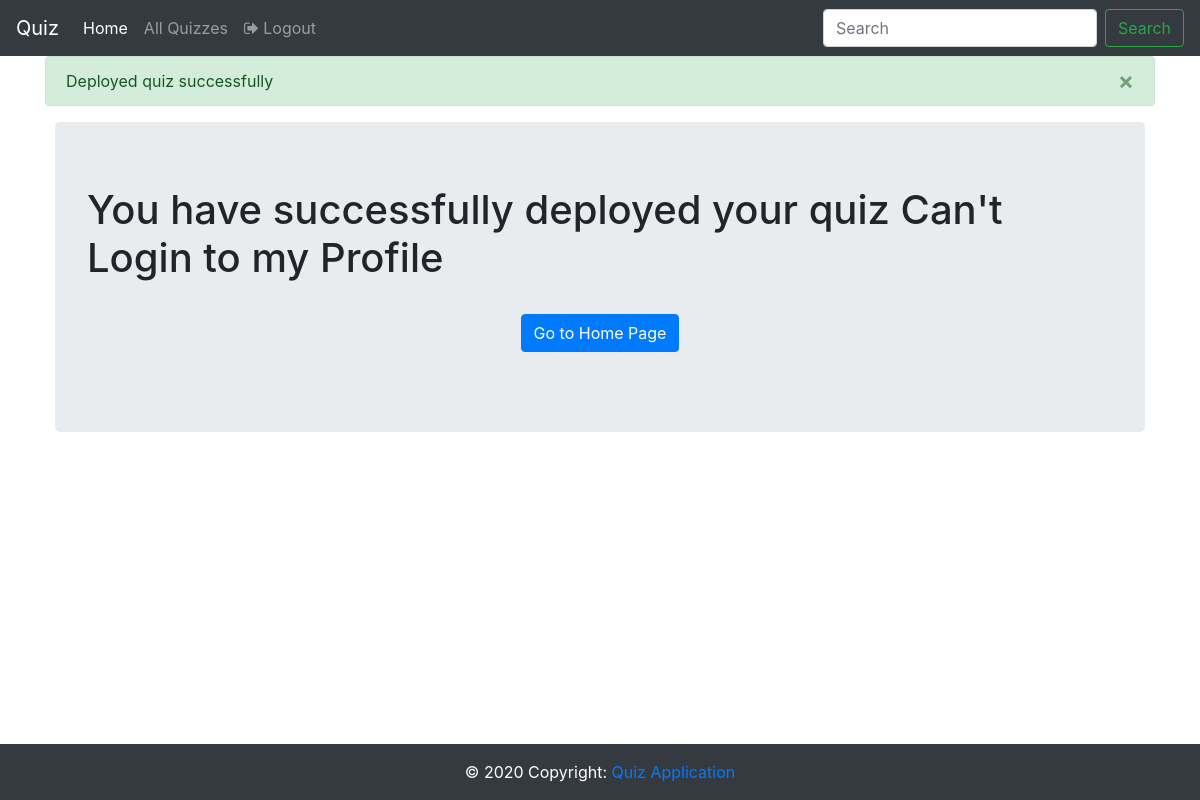
The app's page /quiz/quiz_complete/ (signed in), older data.
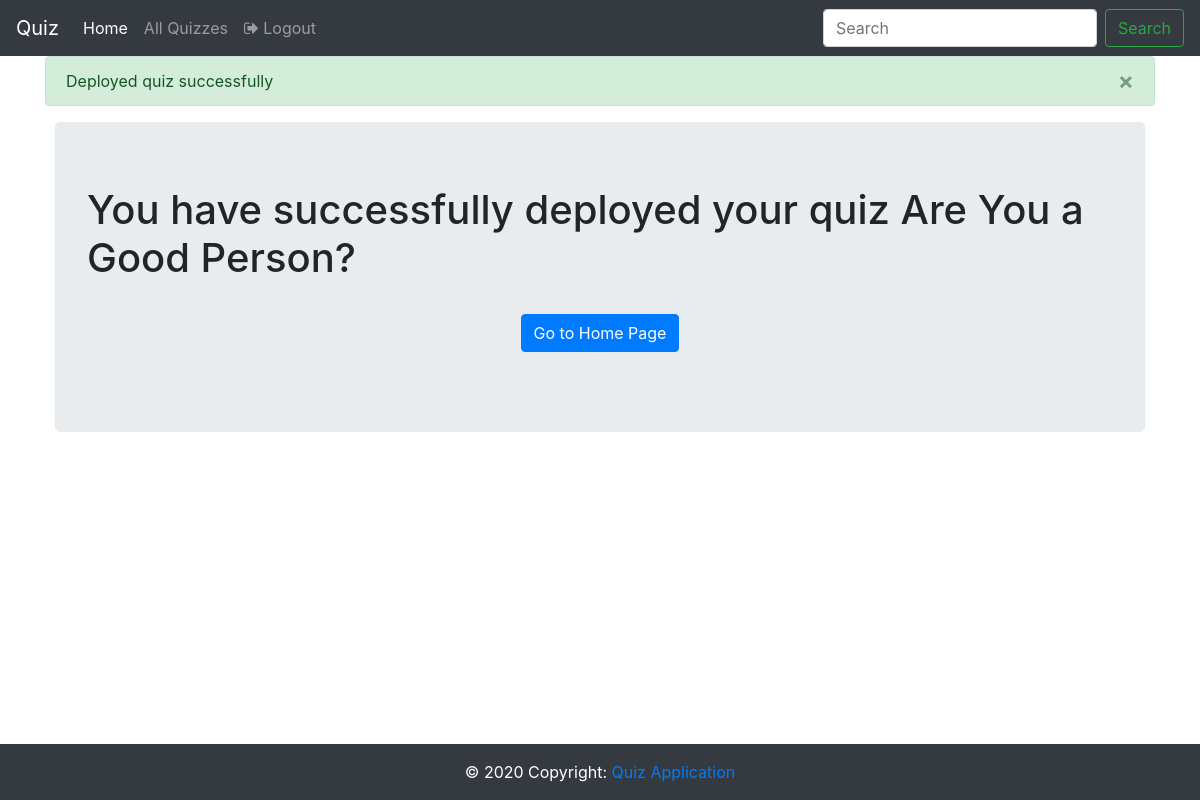
The same page, newer data.
### QuizApp/models.py (models this page shows, shortened)
class Quiz(models.Model):
    MARKING_CHOICES = [
    ('same', 'Same Marking for all Category'),
    ('different', 'Different Marking for all Category'),
    ]
    title = models.CharField(
        verbose_name=("Title"),
        max_length=60, blank=False)
    description = models.TextField(
        verbose_name=("Description"),
        default = "Get Set Go",
        blank=True, help_text=("A description of the quiz. [Optional]"))
    category = models.ForeignKey(
        Category, null=True, blank=False,
        verbose_name=("Category"), on_delete=models.CASCADE)
    random_order = models.BooleanField(
        blank=False, default=False,
        verbose_name=("Random Order"),
        help_text=("Display the questions in "
                    "a random order or as they "
                    "are set?"))
    max_questions = models.PositiveIntegerField(
        blank=False, null=True, verbose_name=("Max Questions"),
        help_text=("Number of questions to be asked on each attempt. [Optional]"))
    answers_at_end = models.BooleanField(
        blank=False, default=False,
        help_text=("Correct answer is NOT shown after question."
                    " Answers displayed at the end."),
        verbose_name=("Answers at end"))
    pass_mark = models.SmallIntegerField(
        blank=False, default=100,
        verbose_name=("Pass Mark"),
        help_text=("Percentage required to pass exam."),
        validators=[MaxValueValidator(100)])
    marking = models.CharField(max_length=250, choices=MARKING_CHOICES, default='same')
    success_text = models.TextField(
        blank=True, help_text=("Displayed if user passes. [Optional]"),
        verbose_name=("Success Text"), default = "Hey, you successfully passed the quiz. It was difficult but you indeed succeeded. Congratulations and wish you more success!!!.")
    fail_text = models.TextField(
        verbose_name=("Fail Text"),
        blank=True, help_text=("Displayed if user fails. [Optional]"), default = "Hey, you were not able to pass this time. But don't lose hope. Work hard and come with a bang next time.")
    time_alloted = models.CharField(
        max_length=250,
        verbose_name=("Time Alloted"),
        blank=False, help_text=("Time to be alloted for Quiz."),)
    slug = models.SlugField(max_length = 250, null = True, blank = True,)
    quiz_setter = models.ForeignKey(User,on_delete=models.CASCADE,default=None)
    ready_status = models.BooleanField(blank=True, default=False)
    def save(self, force_insert=False, force_update=False, *args, **kwargs):
        if self.pass_mark > 100:
            raise ValidationError('%s is above 100' % self.pass_mark)
        super(Quiz, self).save(force_insert, force_update, *args, **kwargs)
    class Meta:
        verbose_name = ("Quiz")
        verbose_name_plural = ("Quizzes")

### QuizApp/views.py (the view)
# urls.py: path('quiz_complete/',views.quiz_complete, name="quiz_complete"),
def quiz_complete(request):
	context={}
	quiz = Quiz.objects.get(id=request.session['quiz'],quiz_setter = request.user)
	if quiz.ready_status:
		context['update'] = "yes"
		messages.success(request, 'Updated Quiz successfully')
	else:
		context['update'] = "no"
		messages.success(request, 'Deployed quiz successfully')
		quiz.ready_status = "True"
		quiz.save()
	context['title'] = quiz.title
	return render(request, 'quiz_complete.html', context)

### QuizApp/models.py (called while the page is built)
def slug_generator(sender, instance, *args, **kwargs):
    if not instance.slug:
        instance.slug = unique_slug_generator(instance)

### templates/quiz_complete.html (shortened to what this page needs)
{% extends 'base_nav.html' %}
{% block body %}
    <div class="container">
        <div class="jumbotron" style="margin: 10px;">
        	{% if update == "yes" %}
            	<h1> You have successfully updated your deployed quiz {{title}}</h1><br>
            {% else %}
            	<h1> You have successfully deployed your quiz {{title}}</h1><br>
        	{% endif %}
        	<center><p><a href="{% url 'index' %}" role="button" class="btn btn-primary ">Go to Home Page</a></p></center>
        </div>
	</div>
<br><br>
{% endblock %}

Row changes from the older to the newer data that the page shows:
changed Quiz: title "Can't Login to my Profile" → "Are You a Good Person?"
